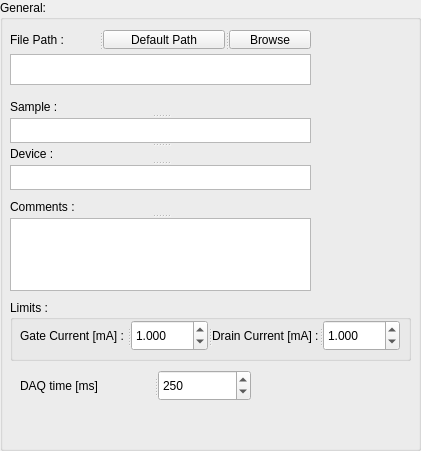
   <widget class="QGroupBox" name="groupBox">
    <property name="geometry">
     <rect>
      <x>0</x>
      <y>20</y>
      <width>421</width>
      <height>451</height>
     </rect>
    </property>
    <property name="title">
     <string>General:</string>
    </property>
    <widget class="QSplitter" name="splitter_3">
     <property name="geometry">
      <rect>
       <x>10</x>
       <y>200</y>
       <width>301</width>
       <height>91</height>
      </rect>
     </property>
     <property name="orientation">
      <enum>Qt::Vertical</enum>
     </property>
     <widget class="QLabel" name="CommentName">
      <property name="text">
       <string>Comments :</string>
      </property>
     </widget>
     <widget class="QTextEdit" name="text_comments"/>
    </widget>
    <widget class="QGroupBox" name="groupBox_9">
     <property name="geometry">
      <rect>
       <x>10</x>
       <y>300</y>
       <width>401</width>
       <height>61</height>
      </rect>
     </property>
     <property name="title">
      <string>Limits : </string>
     </property>
     <widget class="QSplitter" name="splitter_30">
      <property name="geometry">
       <rect>
        <x>10</x>
        <y>20</y>
        <width>381</width>
        <height>31</height>
       </rect>
      </property>
      <property name="orientation">
       <enum>Qt::Horizontal</enum>
      </property>
      <widget class="QLabel" name="label_22">
       <property name="text">
        <string>Gate Current [mA] : </string>
       </property>
      </widget>
      <widget class="QDoubleSpinBox" name="spinbox_Ig_limit">
       <property name="decimals">
        <number>3</number>
       </property>
       <property name="maximum">
        <double>1000.000000000000000</double>
       </property>
       <property name="singleStep">
        <double>1.000000000000000</double>
       </property>
       <property name="value">
        <double>1.000000000000000</double>
       </property>
      </widget>
      <widget class="QLabel" name="label_23">
       <property name="text">
        <string>Drain Current [mA] : </string>
       </property>
      </widget>
      <widget class="QDoubleSpinBox" name="spinbox_Id_limit">
       <property name="decimals">
        <number>3</number>
       </property>
       <property name="maximum">
        <double>1000.000000000000000</double>
       </property>
       <property name="singleStep">
        <double>1.000000000000000</double>
       </property>
       <property name="value">
        <double>1.000000000000000</double>
       </property>
      </widget>
     </widget>
    </widget>
    <widget class="QSplitter" name="splitter_6">
     <property name="geometry">
      <rect>
       <x>10</x>
       <y>100</y>
       <width>301</width>
       <height>91</height>
      </rect>
     </property>
     <property name="orientation">
      <enum>Qt::Vertical</enum>
     </property>
     <widget class="QSplitter" name="splitter">
      <property name="orientation">
       <enum>Qt::Vertical</enum>
      </property>
      <widget class="QLabel" name="SampleName">
       <property name="text">
        <string>Sample :</string>
       </property>
      </widget>
      <widget class="QTextEdit" name="text_sample"/>
     </widget>
     <widget class="QSplitter" name="splitter_2">
      <property name="orientation">
       <enum>Qt::Vertical</enum>
      </property>
      <widget class="QLabel" name="DeviceName">
       <property name="text">
        <string>Device :</string>
       </property>
      </widget>
      <widget class="QTextEdit" name="text_device"/>
     </widget>
    </widget>
    <widget class="QSplitter" name="splitter_36">
     <property name="geometry">
      <rect>
       <x>20</x>
       <y>370</y>
       <width>231</width>
       <height>31</height>
      </rect>
     </property>
     <property name="orientation">
      <enum>Qt::Horizontal</enum>
     </property>
     <widget class="QLabel" name="label_42">
      <property name="text">
       <string>DAQ time [ms]</string>
      </property>
     </widget>
     <widget class="QSpinBox" name="spinBox_DAQ">
      <property name="maximum">
       <number>1000</number>
      </property>
      <property name="value">
       <number>250</number>
      </property>
     </widget>
    </widget>
    <widget class="QTextBrowser" name="text_filepath">
     <property name="geometry">
      <rect>
       <x>10</x>
       <y>54</y>
       <width>301</width>
       <height>31</height>
      </rect>
     </property>
    </widget>
    <widget class="QSplitter" name="splitter_4">
     <property name="geometry">
      <rect>
       <x>10</x>
       <y>30</y>
       <width>301</width>
       <height>19</height>
      </rect>
     </property>
     <property name="orientation">
      <enum>Qt::Horizontal</enum>
     </property>
     <widget class="QLabel" name="FilePathName">
      <property name="text">
       <string>File Path : </string>
      </property>
     </widget>
     <widget class="QToolButton" name="defaultpath_button">
      <property name="text">
       <string>Default Path</string>
      </property>
     </widget>
     <widget class="QToolButton" name="browseFile">
      <property name="text">
       <string>Browse</string>
      </property>
     </widget>
    </widget>
   </widget>
